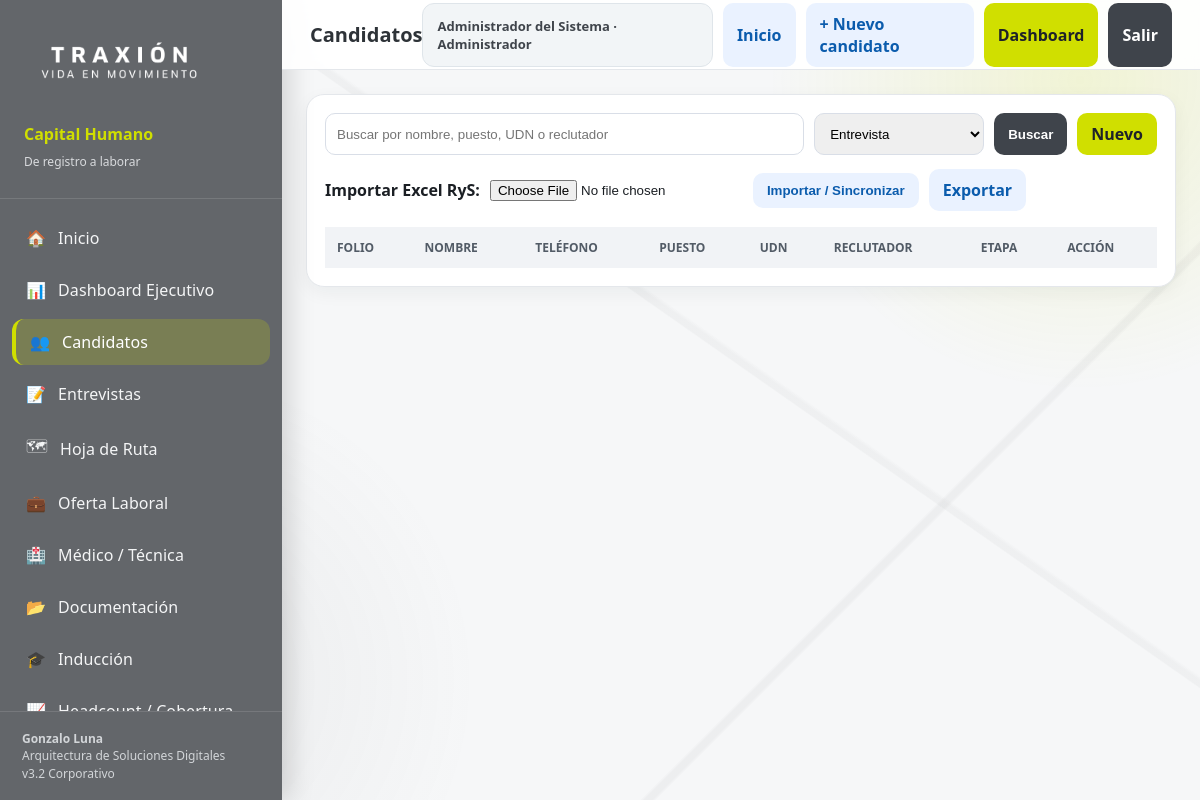
Page /candidatos?etapa=Entrevista (signed in) on the earlier database version.
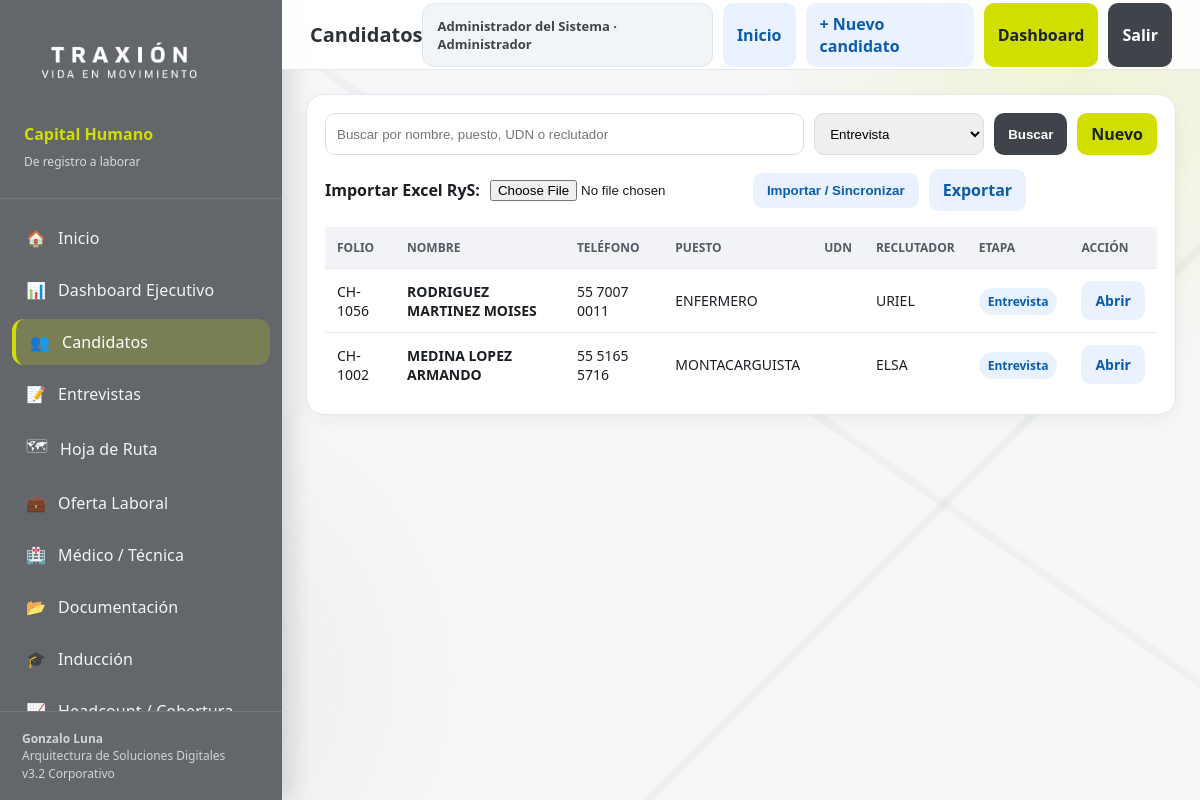
Same page on the later database version.
### tables this page shows
CREATE TABLE candidatos(
            id INTEGER PRIMARY KEY AUTOINCREMENT,
            folio TEXT UNIQUE,
            nombre TEXT NOT NULL,
            telefono TEXT,
            email TEXT,
            region TEXT,
            localidad TEXT,
            udn TEXT,
            puesto TEXT,
            reclutador TEXT,
            etapa TEXT DEFAULT 'Registro',
            estatus_macro TEXT DEFAULT 'Reclutamiento',
            fecha_entrevista TEXT,
            fecha_registro TEXT,
            fecha_actualizacion TEXT,
            motivo_rechazo TEXT,
            comentarios TEXT
        );

### app.py (the view)
@app.route("/candidatos")
def candidatos():
    q = request.args.get("q", "").strip(); etapa = request.args.get("etapa", "").strip(); puesto = request.args.get("puesto", "").strip(); udn = request.args.get("udn", "").strip()
    sql = "SELECT * FROM candidatos WHERE 1=1"; params=[]
    if q:
        sql += " AND (nombre LIKE ? OR puesto LIKE ? OR udn LIKE ? OR reclutador LIKE ?)"; like=f"%{q}%"; params += [like,like,like,like]
    if etapa: sql += " AND etapa=?"; params.append(etapa)
    if puesto: sql += " AND puesto=?"; params.append(puesto)
    if udn: sql += " AND udn=?"; params.append(udn)
    sql += " ORDER BY id DESC LIMIT 700"
    rows = query(sql, params)
    return render_template("candidatos.html", rows=rows, q=q, etapas=ETAPAS, etapa_sel=etapa)

### app.py (called while the page is built)
def get_conn():
    conn = sqlite3.connect(DB_PATH)
    conn.row_factory = sqlite3.Row
    return conn

def query(sql, params=(), one=False):
    with get_conn() as conn:
        cur = conn.cursor(); cur.execute(sql, params); rows = cur.fetchall()
        return (rows[0] if rows else None) if one else rows

def is_logged_in():
    return bool(session.get("user_id"))

def current_user():
    if not session.get("user_id"):
        return None
    return {
        "id": session.get("user_id"),
        "nombre": session.get("nombre", ""),
        "usuario": session.get("usuario", ""),
        "rol": session.get("rol", "Consulta"),
        "udn_permitidas": session.get("udn_permitidas", "TODAS"),
    }

@app.context_processor
def inject_user():
    return {"current_user": current_user()}

@app.before_request
def require_login_global():
    endpoint = request.endpoint or ""
    if endpoint in PUBLIC_ENDPOINTS or endpoint.startswith("static"):
        return None
    if not is_logged_in():
        return redirect(url_for("login", next=request.path))
    return None

### templates/candidatos.html
{% extends 'base.html' %}
{% set active='candidatos' %}
{% set page_title='Candidatos' %}
{% block content %}
<div class="card">
  <form method="get" style="display:flex;gap:10px;margin-bottom:14px;flex-wrap:wrap">
    <input name="q" value="{{ q }}" placeholder="Buscar por nombre, puesto, UDN o reclutador" style="flex:1;min-width:280px;border:1px solid #d9dee7;border-radius:10px;padding:11px">
    <select name="etapa" style="border:1px solid #d9dee7;border-radius:10px;padding:11px"><option value="">Todas las etapas</option>{% for e in etapas %}<option value="{{ e }}" {% if etapa_sel==e %}selected{% endif %}>{{ e }}</option>{% endfor %}</select>
    <button class="btn dark">Buscar</button><a class="btn primary" href="{{ url_for('candidato_nuevo') }}">Nuevo</a>
  </form>
  <form method="post" action="{{ url_for('importar_candidatos') }}" enctype="multipart/form-data" style="display:flex;gap:10px;align-items:center;margin-bottom:16px;flex-wrap:wrap"><b>Importar Excel RyS:</b><input type="file" name="archivo" accept=".xlsx,.xls" required><button class="btn blue">Importar / Sincronizar</button><a class="btn blue" href="{{ url_for('exportar') }}">Exportar</a></form>
  <table><thead><tr><th>Folio</th><th>Nombre</th><th>Teléfono</th><th>Puesto</th><th>UDN</th><th>Reclutador</th><th>Etapa</th><th>Acción</th></tr></thead><tbody>{% for c in rows %}<tr><td>{{ c.folio }}</td><td><b style="font-weight:600">{{ c.nombre }}</b></td><td>{{ c.telefono }}</td><td>{{ c.puesto }}</td><td>{{ c.udn }}</td><td>{{ c.reclutador }}</td><td><span class="tag {{ c.estatus_macro|lower }}">{{ c.etapa }}</span></td><td><a class="btn blue" href="{{ url_for('candidato_detalle', candidato_id=c.id) }}">Abrir</a></td></tr>{% endfor %}</tbody></table>
</div>
{% endblock %}

Differences in the rows shown:
added candidatos: folio "CH-1056", nombre "RODRIGUEZ MARTINEZ MOISES", telefono "55 7007 0011", puesto "ENFERMERO", reclutador "URIEL", etapa "Entrevista"
added candidatos: folio "CH-1002", nombre "MEDINA LOPEZ ARMANDO", telefono "55 5165 5716", puesto "MONTACARGUISTA", reclutador "ELSA", etapa "Entrevista"
